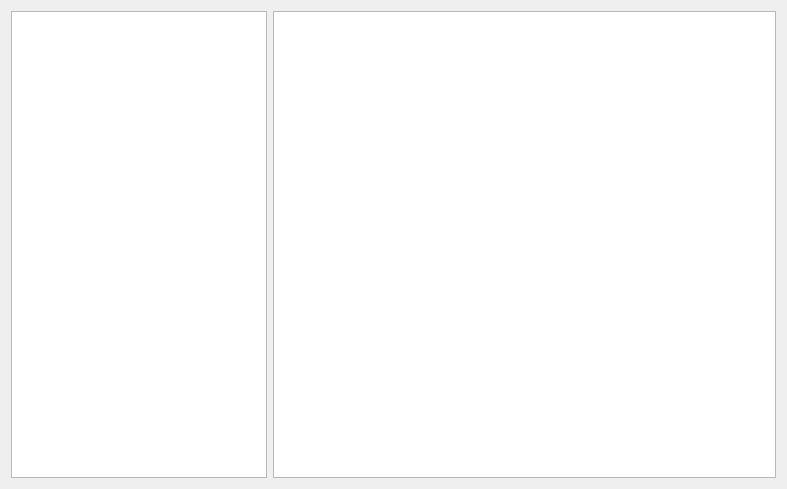
<?xml version="1.0" encoding="UTF-8"?>
<ui version="4.0">
 <class>HelpInstructionsWidget</class>
 <widget class="QWidget" name="HelpInstructionsWidget">
  <property name="geometry">
   <rect>
    <x>0</x>
    <y>0</y>
    <width>787</width>
    <height>489</height>
   </rect>
  </property>
  <property name="windowTitle">
   <string>Form</string>
  </property>
  <layout class="QHBoxLayout" name="horizontalLayout" stretch="0,2">
   <item>
    <widget class="QListView" name="listView">
     <property name="editTriggers">
      <set>QAbstractItemView::NoEditTriggers</set>
     </property>
    </widget>
   </item>
   <item>
    <layout class="QVBoxLayout" name="verticalLayout">
     <item>
      <widget class="QTextBrowser" name="instDescriptionLabel"/>
     </item>
    </layout>
   </item>
  </layout>
 </widget>
 <resources/>
 <connections/>
</ui>
